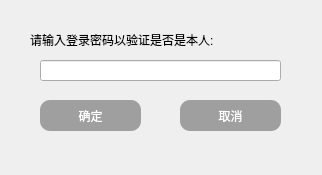
<?xml version="1.0" encoding="UTF-8"?>
<ui version="4.0">
 <class>TeModifyPassword</class>
 <widget class="QWidget" name="TeModifyPassword">
  <property name="geometry">
   <rect>
    <x>0</x>
    <y>0</y>
    <width>322</width>
    <height>175</height>
   </rect>
  </property>
  <property name="sizePolicy">
   <sizepolicy hsizetype="Fixed" vsizetype="Fixed">
    <horstretch>0</horstretch>
    <verstretch>0</verstretch>
   </sizepolicy>
  </property>
  <property name="minimumSize">
   <size>
    <width>322</width>
    <height>175</height>
   </size>
  </property>
  <property name="maximumSize">
   <size>
    <width>322</width>
    <height>175</height>
   </size>
  </property>
  <property name="windowTitle">
   <string/>
  </property>
  <property name="windowIcon">
   <iconset resource="mainwidget.qrc">
    <normaloff>:/images/icon.png</normaloff>:/images/icon.png</iconset>
  </property>
  <widget class="QPushButton" name="Login">
   <property name="geometry">
    <rect>
     <x>40</x>
     <y>100</y>
     <width>101</width>
     <height>31</height>
    </rect>
   </property>
   <property name="styleSheet">
    <string notr="true">QPushButton
{
border-radius:10px;
background-color:rgb(159, 159, 159);
color:white;
}

QPushButton:hover
{
    /*背景颜色*/  
color:black;
background-color:rgb(255, 255, 255);
}
/*按钮按下态*/
QPushButton:pressed
{
    /*背景颜色*/  
    background-color:rgb(14 , 135 , 228);
    /*左内边距为3像素，让按下时字向右移动3像素*/  
    padding-left:3px;
    /*上内边距为3像素，让按下时字向下移动3像素*/  
    padding-top:3px;
}
</string>
   </property>
   <property name="text">
    <string>确定</string>
   </property>
  </widget>
  <widget class="QPushButton" name="Exit">
   <property name="geometry">
    <rect>
     <x>180</x>
     <y>100</y>
     <width>101</width>
     <height>31</height>
    </rect>
   </property>
   <property name="styleSheet">
    <string notr="true">QPushButton
{
border-radius:10px;
background-color:rgb(159, 159, 159);
color:white;
}

QPushButton:hover
{
    /*背景颜色*/  
color:black;
background-color:rgb(255, 255, 255);
}
/*按钮按下态*/
QPushButton:pressed
{
    /*背景颜色*/  
    background-color:rgb(14 , 135 , 228);
    /*左内边距为3像素，让按下时字向右移动3像素*/  
    padding-left:3px;
    /*上内边距为3像素，让按下时字向下移动3像素*/  
    padding-top:3px;
}
</string>
   </property>
   <property name="text">
    <string>取消</string>
   </property>
  </widget>
  <widget class="QLabel" name="label">
   <property name="geometry">
    <rect>
     <x>30</x>
     <y>30</y>
     <width>281</width>
     <height>20</height>
    </rect>
   </property>
   <property name="text">
    <string>请输入登录密码以验证是否是本人:</string>
   </property>
  </widget>
  <widget class="QLineEdit" name="OldPassword">
   <property name="geometry">
    <rect>
     <x>40</x>
     <y>60</y>
     <width>241</width>
     <height>21</height>
    </rect>
   </property>
   <property name="echoMode">
    <enum>QLineEdit::Password</enum>
   </property>
  </widget>
 </widget>
 <layoutdefault spacing="6" margin="11"/>
 <resources>
  <include location="mainwidget.qrc"/>
 </resources>
 <connections/>
</ui>
